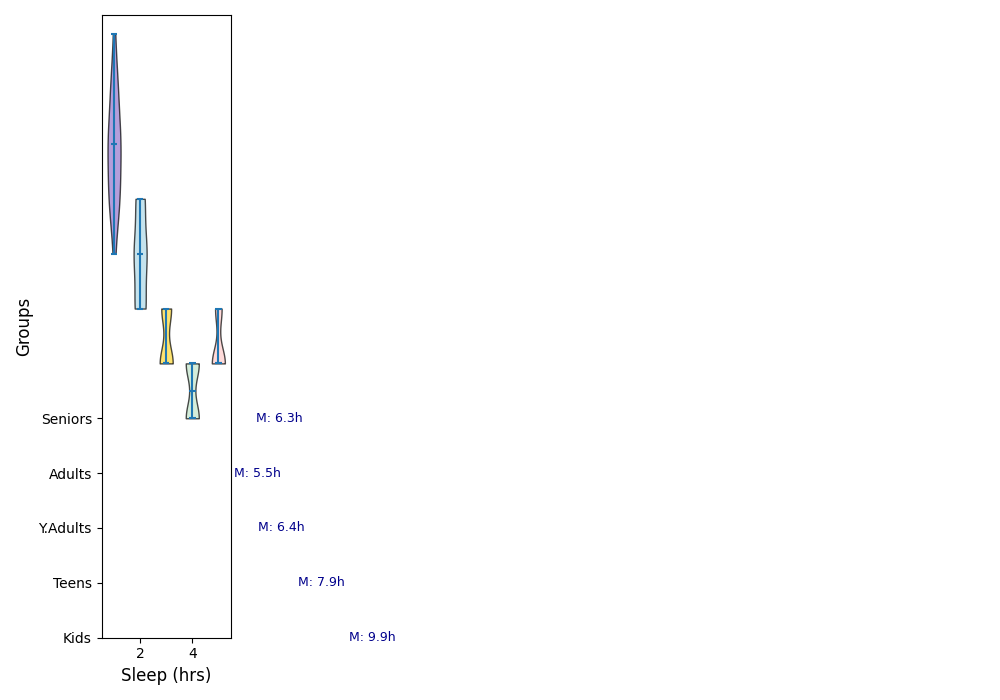

Recreate this plot in Python.
import matplotlib.pyplot as plt
import numpy as np

# Data for age groups
children = [9, 9, 10, 11, 10, 9, 10, 11, 12, 9, 10, 11, 8, 9, 10, 11, 10, 9, 10]
teenagers = [7, 8, 9, 7, 8, 7, 8, 9, 7, 8, 9, 7, 8, 9, 8, 8, 7, 9]
young_adults = [6, 6, 7, 6, 7, 6, 6, 7, 7, 6, 7, 6, 6, 7]
adults = [5, 6, 5, 6, 5, 6, 5, 6, 5, 6, 5, 6, 6, 5, 6, 5]
seniors = [6, 6, 7, 6, 6, 7, 6, 7, 6, 6, 7, 6, 7, 6, 6]

data = [children, teenagers, young_adults, adults, seniors]
age_groups = ['Kids', 'Teens', 'Y.Adults', 'Adults', 'Seniors']

fig, ax = plt.subplots(figsize=(10, 7))

violin = ax.violinplot(data, showmeans=False, showmedians=True)

colors = ['#9575cd', '#add8e6', '#fdd835', '#c3e6cb', '#ffcccb']
for patch, color in zip(violin['bodies'], colors):
    patch.set_facecolor(color)
    patch.set_edgecolor('black')
    patch.set_alpha(0.7)

plt.ylabel('Groups', fontsize=12)
plt.xlabel('Sleep (hrs)', fontsize=12)
plt.yticks(range(1, len(age_groups) + 1), age_groups, fontsize=10)

for i, group in enumerate(data):
    mean_val = np.mean(group)
    plt.text(mean_val + 0.1, i + 1, f'M: {mean_val:.1f}h', verticalalignment='center', fontsize=9, color='darkblue')

plt.tight_layout()

plt.show()
